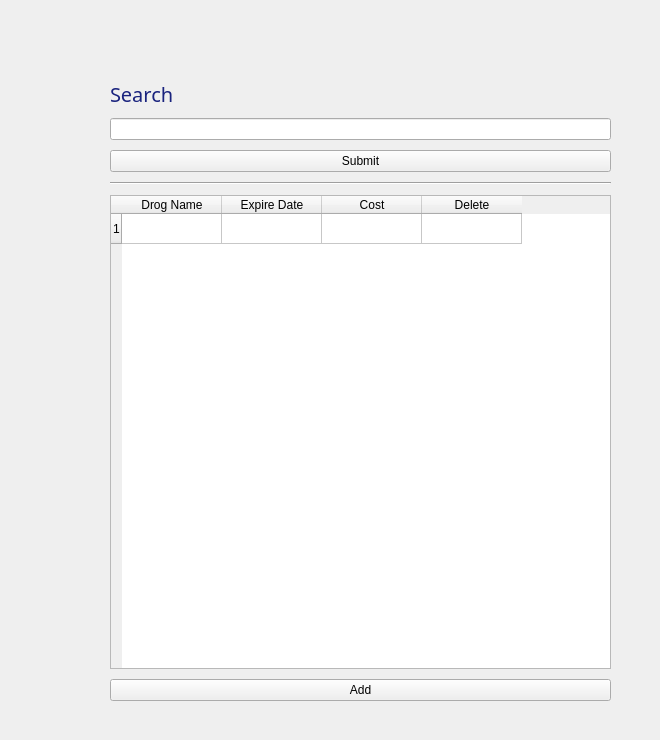
    <widget class="QWidget" name="PharmacistPage">
     <widget class="QWidget" name="verticalLayoutWidget_14">
      <property name="geometry">
       <rect>
        <x>70</x>
        <y>50</y>
        <width>581</width>
        <height>681</height>
       </rect>
      </property>
      <layout class="QVBoxLayout" name="PharmacistPageLayout">
       <property name="spacing">
        <number>10</number>
       </property>
       <property name="leftMargin">
        <number>40</number>
       </property>
       <property name="topMargin">
        <number>30</number>
       </property>
       <property name="rightMargin">
        <number>40</number>
       </property>
       <property name="bottomMargin">
        <number>30</number>
       </property>
       <item>
        <widget class="QLabel" name="PharmacistPageSearchLabel">
         <property name="font">
          <font>
           <family>Rockwell</family>
           <pointsize>15</pointsize>
          </font>
         </property>
         <property name="styleSheet">
          <string notr="true">color: #1a237e;
</string>
         </property>
         <property name="text">
          <string>Search</string>
         </property>
        </widget>
       </item>
       <item>
        <widget class="QLineEdit" name="PharmacistPageLineEdit"/>
       </item>
       <item>
        <widget class="QPushButton" name="PharmacistPageSubmitButton">
         <property name="text">
          <string>Submit</string>
         </property>
        </widget>
       </item>
       <item>
        <widget class="Line" name="line_2">
         <property name="orientation">
          <enum>Qt::Horizontal</enum>
         </property>
        </widget>
       </item>
       <item>
        <widget class="QTableWidget" name="PharmacistPageTableWidget">
         <row>
          <property name="text">
           <string>1</string>
          </property>
         </row>
         <column>
          <property name="text">
           <string>Drog Name</string>
          </property>
         </column>
         <column>
          <property name="text">
           <string>Expire Date</string>
          </property>
         </column>
         <column>
          <property name="text">
           <string>Cost</string>
          </property>
         </column>
         <column>
          <property name="text">
           <string>Delete</string>
          </property>
         </column>
        </widget>
       </item>
       <item>
        <widget class="QPushButton" name="PharmacistPageAddButton">
         <property name="text">
          <string>Add</string>
         </property>
        </widget>
       </item>
      </layout>
     </widget>
    </widget>
